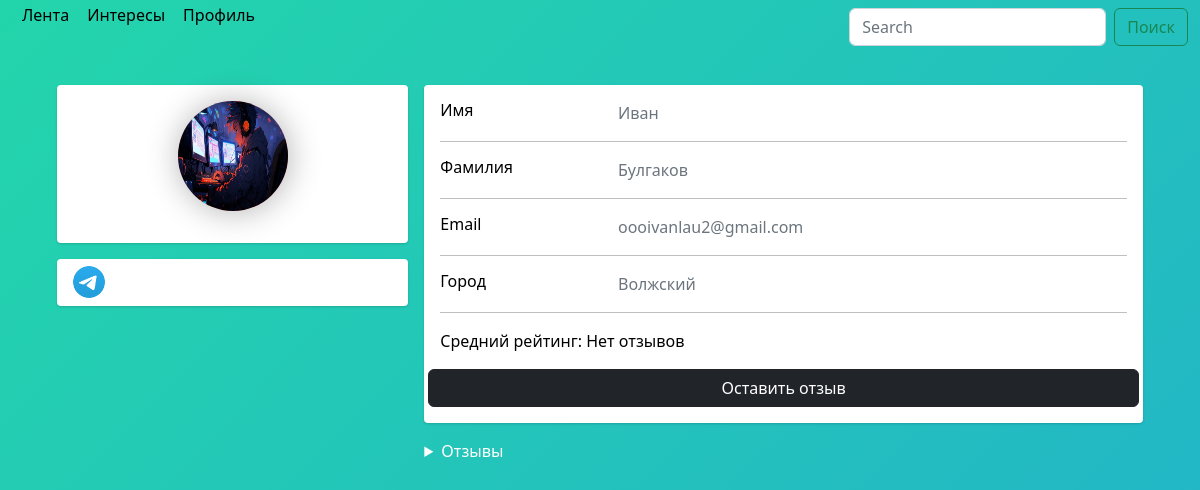
Screenshot of /me/profile_user/1/ with the database file from the repository.
### user_profile/models.py (models this page shows, shortened)
class Profile(models.Model):
    user = models.OneToOneField(User, null=True, blank=True, on_delete=models.CASCADE)
    first_name = models.CharField(max_length=100)
    last_name = models.CharField(max_length=100)
    email = models.EmailField()
    telegram_url = models.URLField(blank=True, null=True)
    youtube_url = models.URLField(blank=True, null=True)
    vk_url = models.URLField(blank=True, null=True)
    profile_picture = models.ImageField("Изображения", default="profile_pictures/default_profile_picture.jpg",
                                        null=True,
                                        blank=True, upload_to='media/profile_pictures')
    city = models.CharField(max_length=100)

### user_profile/views.py (the view)
# urls.py: path('me/', include('user_profile.urls')),
def user_profile(request, id):
    user = get_object_or_404(User, id=id)
    profile = user.profile
    form = ProfileForm(instance=profile)
    if request.method == 'POST':
        form = ProfileForm(request.POST, request.FILES, instance=profile)
        if form.is_valid():
            form.save()
            return redirect('user_home')
    context = {'form': form, 'profile': profile}
    return render(request, 'user_profile/user_profile.html', context)

### user_profile/templates/user_profile/user_profile.html (shortened to what this page needs)
{% extends 'feed_interest/layout.html' %}
{% block content %}
<div class="container">
    <div class="main-body">
          <div class="row gutters-sm">
            <div class="col-md-4 mb-3">
              <div class="card">
                <div class="card-body">
                  <div class="d-flex flex-column align-items-center text-center">
           <img class="profile-pic" src="{{ form.profile_picture.value.url }}" alt="logo">
                  </div>
                </div>
              </div>
                <div class="card mt-3">
                    <ul class="social-icons-1">
                        {% if not form.telegram_url.value %}
                        {% else %}
                        <a href="{{ form.telegram_url.value }}" target="_blank"><img alt="Logo"></a>
                        {% endif %}
                    </ul>
              </div>
            </div>
            <div class="col-md-8">
              <div class="card mb-3">
                <div class="card-body">
                  <div class="row">
                    <div class="col-sm-3">
                      <h6 class="mb-0">Имя</h6>
                    </div>
                    <div class="col-sm-9 text-secondary">
                        {% if form.first_name.value %}
                            {{ form.first_name.value }}
                        {% else %}
                            PUSTO
                        {% endif %}
                    </div>
                  </div>
                  <hr>
                  <div class="row">
                    <div class="col-sm-3">
                      <h6 class="mb-0">Фамилия</h6>
                    </div>
                    <div class="col-sm-9 text-secondary">
                    {{ form.last_name.value }}
                    </div>
                  </div>
                  <hr>
                  <div class="row">
                    <div class="col-sm-3">
                      <h6 class="mb-0">Email</h6>
                    </div>
                    <div class="col-sm-9 text-secondary">
                        {{ form.email.value }}
                    </div>
                  </div>
                  <hr>
                  <div class="row">
                    <div class="col-sm-3">
                      <h6 class="mb-0">Город</h6>
                    </div>
                    <div class="col-sm-9 text-secondary">
                      {{ form.city.value }}
                    </div>
                  </div>
                  <hr>
                  <p>Средний рейтинг:  {{ average_stars|floatformat:'2'|default:"Нет отзывов" }}</p>
                  <div class="row">
                      {% if user.username != profile.user.username %}
                          <a class="btn btn-dark" href="{% url 'add_comment' profile.user.id %}">Оставить отзыв</a>
                      {% endif %}
                  </div>
                </div>
              </div>
<details>
    <summary style="color: #fff;">Отзывы</summary>
  </details>
                    </div>
                  </div>
                </div>
              </div>
{% endblock %}

### feed_interest/static/feed_interest/css/feed_interest.css (style rules this page uses)
body { background: linear-gradient(-45deg, #ee7752, #e73c7e, #23a6d5, #23d5ab); background-size: 400% 400%; animation: gradient 15s ease infinite; }

### user_profile/templates/user_profile/user_profile.html (style rules this page uses)
body { margin-top:20px; color: #1a202c; text-align: left; margin-top: 0; }
.profile-pic { height: 110px; width: 110px; background: linear-gradient(90deg, #ff9966, #ff5e62); z-index: 10; box-shadow: 1px 1px 2rem rgba(0, 0, 0, 0.3); border-radius: 100%; left: -10%; top: -13%; display: flex; align-items: center; justify-content: center; }
.main-body { padding: 15px; }
.card { box-shadow: 0 1px 3px 0 rgba(0,0,0,.1), 0 1px 2px 0 rgba(0,0,0,.06); }
.card { position: relative; display: flex; flex-direction: column; min-width: 0; word-wrap: break-word; background-clip: border-box; border: 0 solid rgba(0,0,0,.125); border-radius: .25rem; }
.card-body { flex: 1 1 auto; min-height: 1px; padding: 1rem; }
.gutters-sm { margin-right: -8px; margin-left: -8px; }
.gutters-sm>.col, .gutters-sm>[class*=col-] { padding-right: 8px; padding-left: 8px; }
.mb-3, .my-3 { margin-bottom: 1rem!important; }
.social-icons-1 i, .social-icons-1 img { top: 18px; left: 18px; width: 24px; height: 24px; text-align:center; transition: all 0.3s ease-out; }
.social-icons-1 a { display: inline-block; }
.social-icons-1 a:before { transform: scale(1); content: ""; width: 60px; height: 60px; border-radius: 100%; display: block; transition: all 0.3s ease-out; }
.social-icons-1 a img { width: 32px; height: 32px; margin-top: -40px; border-radius: 60px; }
dl, ol, ul { margin-top: -13px; margin-bottom: 0rem; }
ol, ul { padding-left: 1rem; }
p { margin-top: 12px; }
a { text-decoration: none; color: #333; }
.card { background-color: var(--var-bgcolor); color: var(--var-fontcolor); }
:root { --var-bgcolor: #fff; --var-fontcolor: #000; }

### rows the page displays
Profile: first_name.value "Иван", last_name.value "Булгаков", email.value "oooivanlau2@gmail.com", city.value "Волжский"

### other values shown
{{ average_stars|floatformat:'2'|default:"Нет отзывов" }} "Нет отзывов"
